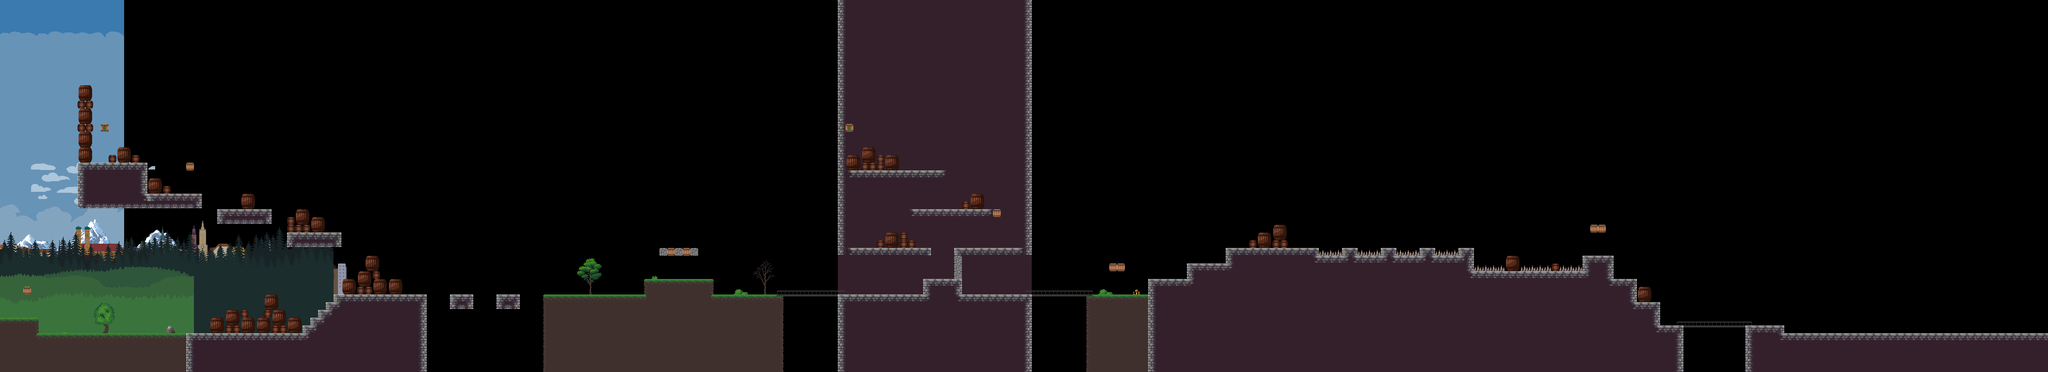

Rendered tile map (Tiled .tmx) drawn with the repository's tilesets; below, a short description and the map source with its tile grids summarised:
An orthogonal 264x48 tile map with 16x16 px tiles, 2 tile layers (bgTiles, fgTiles), 10 image layers and 198 objects (67x ground, 48x coin, 16x collider, 11x box, 9x drunkenGuy, ...).

<map version="1.4" tiledversion="1.4.1" orientation="orthogonal" renderorder="right-down" compressionlevel="0" width="264" height="48" tilewidth="16" tileheight="16" infinite="0" nextlayerid="40" nextobjectid="456">
 <tileset firstgid="1" source="OctoberBro.tsx" />
 <imagelayer id="22" name="bgImageStatic">
  <image source="sky1.png" width="256" height="1024" />
 </imagelayer>
 <imagelayer id="21" name="bgImageClouds2" offsetx="0" offsety="128">
  <image source="sky2.png" width="256" height="640" />
 </imagelayer>
 <imagelayer id="27" name="bgImageMountains" offsetx="0" offsety="448">
  <image source="mountains.png" width="384" height="320" />
 </imagelayer>
 <imagelayer id="20" name="bgImageClouds1" opacity="0.9" offsetx="64" offsety="128">
  <image source="clouds.png" width="256" height="640" />
 </imagelayer>
 <imagelayer id="33" name="bgImageMunich2" offsetx="-200" offsety="398">
  <image source="munich-2.png" width="715" height="250" />
 </imagelayer>
 <imagelayer id="32" name="bgImageMunich1" offsetx="0" offsety="408">
  <image source="munich-1.png" width="715" height="250" />
 </imagelayer>
 <imagelayer id="23" name="bgImageForrest2" offsetx="0" offsety="464">
  <image source="pine2.png" width="688" height="264" />
 </imagelayer>
 <imagelayer id="24" name="bgImageForrest1" offsetx="0" offsety="496">
  <image source="pine1.png" width="688" height="200" />
 </imagelayer>
 <imagelayer id="35" name="bgImageGrass2" offsetx="0" offsety="464">
  <image source="grass2.png" width="400" height="232" />
 </imagelayer>
 <imagelayer id="34" name="bgImageGrass1" offsetx="0" offsety="488">
  <image source="grass1.png" width="400" height="240" />
 </imagelayer>
 <layer id="4" name="bgTiles" width="264" height="48">
  <data>[12672 cells, 968 non-empty, 58 distinct tile ids]</data>
 </layer>
 <layer id="5" name="fgTiles" width="264" height="48">
  <data>[12672 cells, 2637 non-empty, 39 distinct tile ids]</data>
 </layer>
 <objectgroup id="39" name="objects">
  <object id="254" type="goal" x="4000" y="672" width="64" height="16" />
  <object id="255" type="pole" x="3840" y="672" width="16" height="16" />
  <object id="256" type="pole" x="3744" y="672" width="16" height="16" />
  <object id="257" type="coin" x="720" y="416" width="16" height="16" />
  <object id="258" type="coin" x="736" y="432" width="16" height="16" />
  <object id="259" type="coin" x="752" y="448" width="16" height="16" />
  <object id="260" type="coin" x="768" y="464" width="16" height="16" />
  <object id="261" type="coin" x="720" y="448" width="16" height="16" />
  <object id="262" type="coin" x="720" y="464" width="16" height="16" />
  <object id="263" type="coin" x="752" y="416" width="16" height="16" />
  <object id="264" type="coin" x="736" y="416" width="16" height="16" />
  <object id="265" type="coin" x="720" y="432" width="16" height="16" />
  <object id="266" type="coin" x="768" y="416" width="16" height="16" />
  <object id="267" type="start" x="256" y="672" width="16" height="16" />
  <object id="269" type="ground" x="0" y="688" width="880" height="80" />
  <object id="270" type="ground" x="0" y="656" width="80" height="32" />
  <object id="271" type="ground" x="432" y="672" width="448" height="16" />
  </objectgroup>
</map>
<!-- 181 of 198 objects omitted -->
